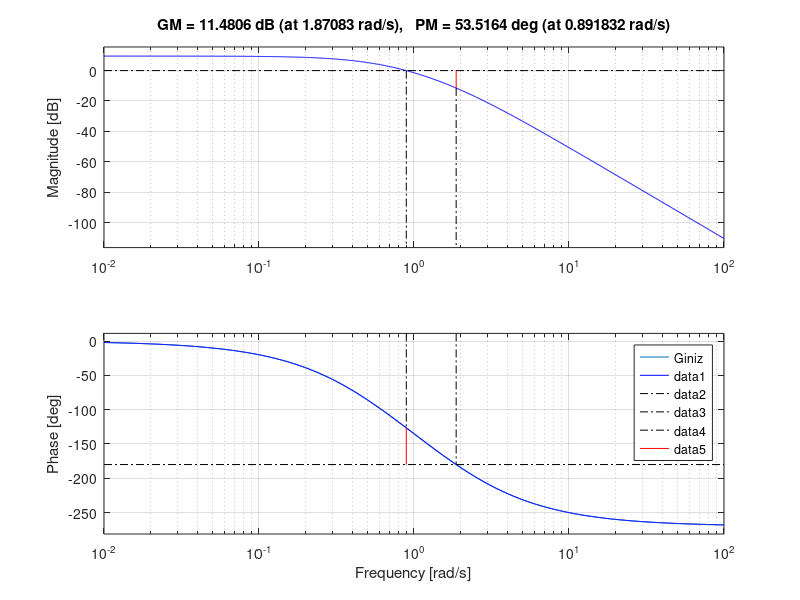
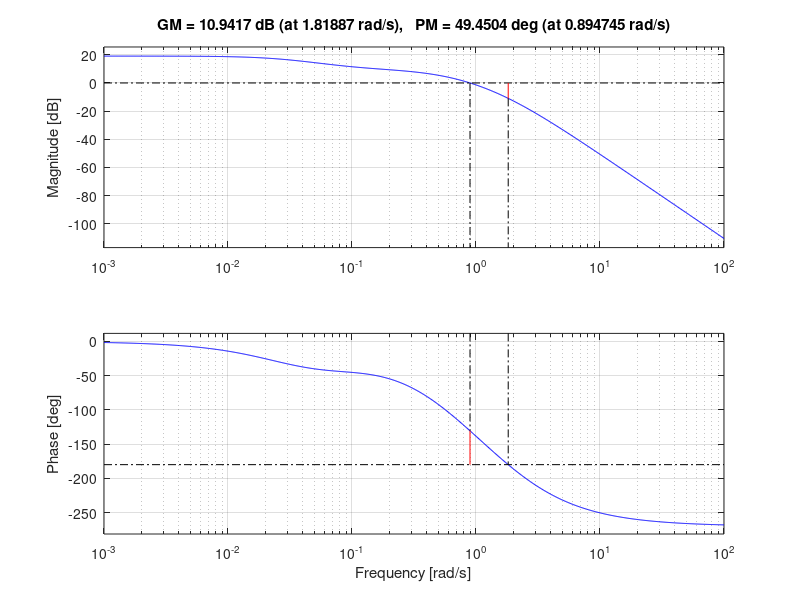

These charts were generated, in order, by the following MATLAB code:
s=tf('s');
Giniz=1/((s/0.5+1)*(s+1)*(s/2+1));
figure(1);
bode(Giniz);
hold on; grid on;

K=3;
G=K*Giniz;
margin(G);
hold on;
C2=3*(11.11*s+1)/(33.33*s+1);
L=C2*G;
figure(2);
margin(L);